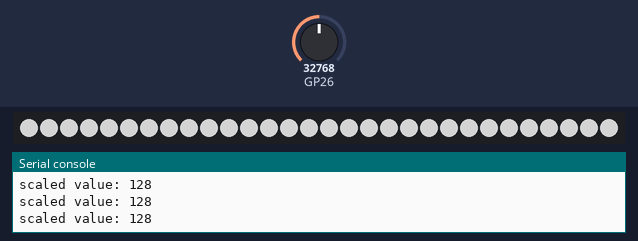
A program run on a simulated Raspberry Pi Pico running MicroPython. On the bench: 30 RGB LEDs in strip order, left to right, the last lines printed to the serial console. Inputs (shaded band) come from the test bench; at power-on: GP26 = 32768 (analog values on the 0–65535 scale). Dim RGB values are drawn brighter than linear.

Above: at 1.2 s.
1.3 s: GP26 set to 0
At 2.5 s:
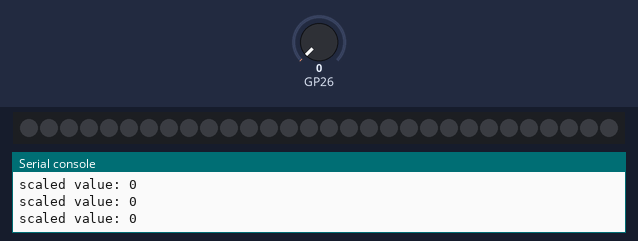
2.8 s: GP26 set to 7864
At 3.8 s:
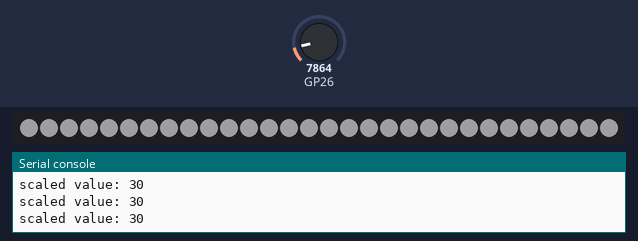
4.3 s: GP26 set to 19660
Timing chart, 0 to 7.3 s (numbered marks = the images above; inputs shaded):
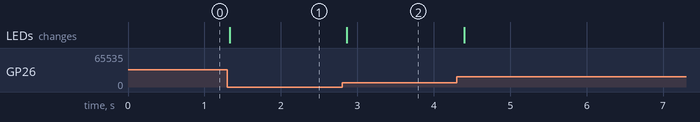

The program:

01-brightness-led-strip.py
```python
# Extras Lab 01: Brightness Control
# Filename: 01-brightness-led-strip.py
# Version: 1.0.0
#
# Turn a potentiometer to change the brightness of the whole strip.
# Needs a potentiometer (an extra part) and the extras config.py.

from machine import ADC, Pin, PWM
from utime import sleep
from neopixel import NeoPixel
import config

# hardware settings from config.py
NEOPIXEL_PIN = config.NEOPIXEL_PIN
NUMBER_PIXELS = config.NUMBER_PIXELS
POT_PIN = config.POT_PIN

strip = NeoPixel(Pin(NEOPIXEL_PIN), NUMBER_PIXELS)

pot = ADC(POT_PIN)

POLL_DELAY = .1 # poll the pot after this delay in seconds

# repeat forever
while True:
    pot_value = pot.read_u16() # read the value from the pot
    # shift the 16-bit value (0 to 65535) right 8 bits to get 0 to 255
    scaled_value = pot_value >> 8
    print("scaled value:", scaled_value)
    for i in range(NUMBER_PIXELS):
        strip[i] = (scaled_value, scaled_value, scaled_value)
    # one write per update, after every pixel is set
    strip.write()
    sleep(POLL_DELAY)
```

config.py
```python
# Moving Rainbow Extras Configuration file
# Filename: config.py
# Version: 1.0.0
#
# This file contains the hardware configuration for the base kit PLUS the
# extra sensor parts. It has every setting from the base kit's config.py,
# so save this file on your Pico in place of the base kit's config.py.
NEOPIXEL_PIN = 0
NUMBER_PIXELS = 30
BUTTON_PIN_1 = 15
BUTTON_PIN_2 = 14

# extra parts that are not in the base kit
POT_PIN = 26             # potentiometer middle leg (GP26, an ADC pin)
PHOTORESISTOR_PIN = 28   # photoresistor voltage divider (GP28, an ADC pin)
```

Measured:
- after the input at 1.3 s, the LEDs: change at once (image 1)
- after the input at 2.8 s, the LEDs: change after 0.06 s (image 2)
